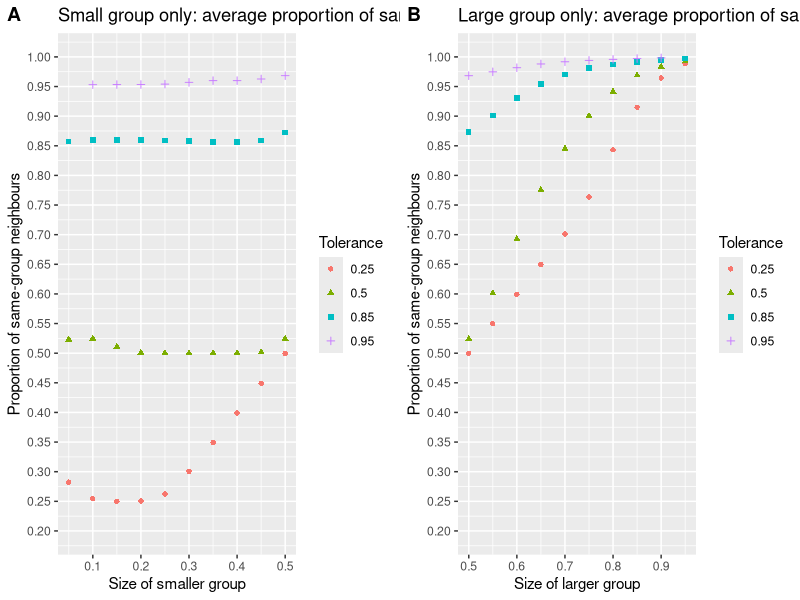
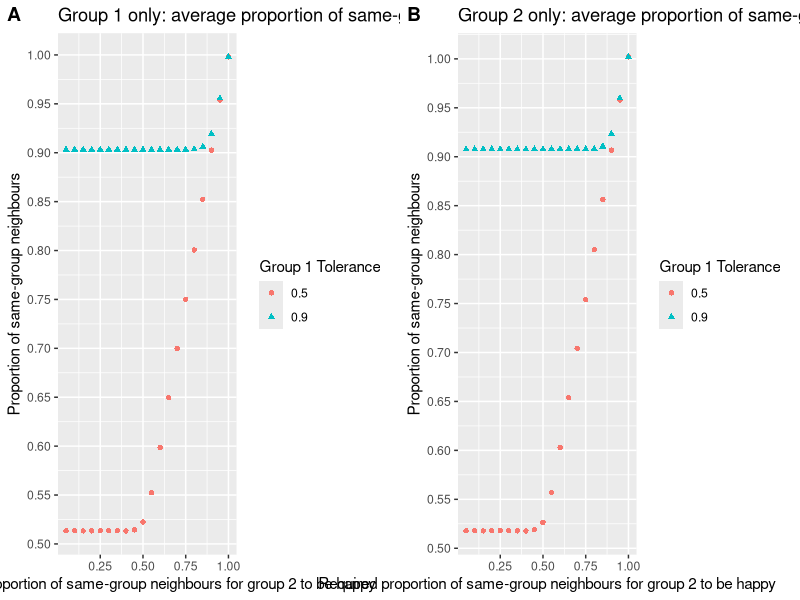
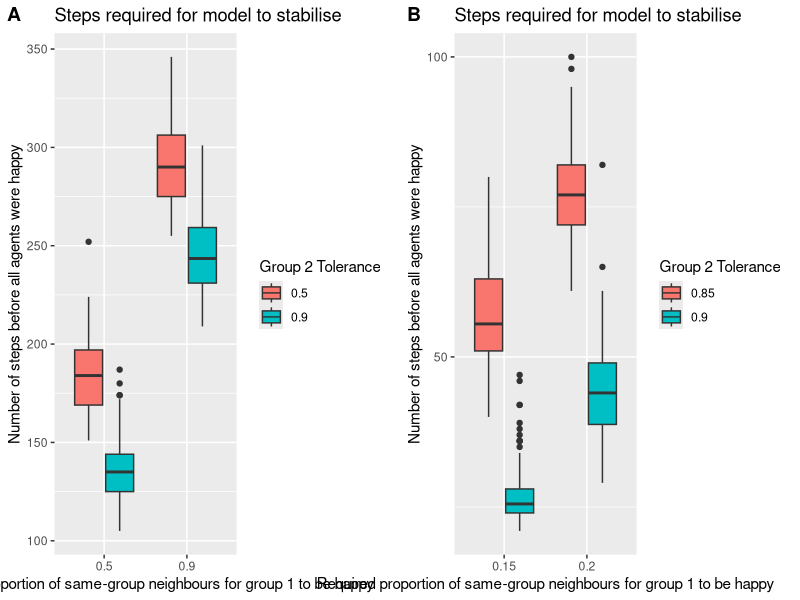

Reproduce these figures in R, in order. (Note: this script raises an error after producing the figures.)
setwd("~/GitHub/ABM_polarisation/ABM data")

tolerance_test <- read.csv("tolerance-test-100-runs.csv",header = T)
tolerance_test$Tolerance_factor <- as.factor(tolerance_test$Tolerance)

group_size_test <- read.csv("group_size_1000_steps.csv",header=T)
group_size_test$Size_factor <- as.factor(group_size_test$Size)
group_size_test$Tolerance_factor <- as.factor(group_size_test$Tolerance)

asymmetric <- read.csv("asymmetric-tolerance.csv",header=T)
asymmetric$Group1_tolerance_factor <- as.factor(asymmetric$g1_t)
asymmetric$g2_t_factor < - as.factor(asymmetric$g2_t)

minority <- read.csv("weak_minority_preferences.csv",header=T)
minority$g1_t_factor <- as.factor(minority$g1_t)
minority$g2_t_factor <- as.factor(minority$g2_t)



library(ggplot2)
library(dplyr)
library(cowplot)
library(xtable)


#tolerance testing
tolerance_stabilisation <- ggplot(tolerance_test, aes(x=Tolerance_factor, y=Coherence)) + 
  geom_boxplot() + 
  labs(title = "Steps required for model to stabilise",x = "Required proportion of same-group neighbours to be happy", y = "Number of steps before all agents were happy") +
  scale_y_continuous(breaks = seq(0, 60, by = 10))

tolerance_similarity <- ggplot(tolerance_test, aes(x=Tolerance_factor, y=Similaity_ratio
)) + 
  geom_boxplot()+ 
  labs(title = "Per-run average proportion of agent's same-group neighbours",x = "Required proportion of same-group neighbours to be happy", y = "Proportion of same-group neighbours") +
  scale_y_continuous(breaks = seq(0, 1, by = 0.05))


tolerance_dimension <- ggplot(tolerance_test, aes(x=Tolerance_factor, y=Dimension
)) + 
  geom_boxplot()+ 
  labs(title = "Embedded dimensionality of the network",x = "Required proportion of same-group neighbours to be happy", y = "Dimensionality") +
  scale_y_continuous(breaks = seq(0, 2, by=1))

#tolerance_test %>% group_by(Tolerance_factor) %>% summarize(m = mean(Similaity_ratio), c = mean(Coherence), d = mean(Dimension)) -> average_tolerances
#average_tolerances$Tolerance <- c(0.05,0.1,0.15,0.2,0.25,0.3,0.35,0.4,0.45,0.5,0.55,0.6,0.65,0.7,0.75,0.8,0.85,0.9,0.95,1)
#average_tolerances$diff <- (average_tolerances$m - average_tolerances$Tolerance)
#tolerance_similarity_baseline <- ggplot(average_tolerances,aes(x = Tolerance, y = m)) + geom_point()
#tolerance_similarity_difference <- ggplot(average_tolerances,aes(x = Tolerance, y = diff)) + geom_point()

tolerance_test %>% group_by(Tolerance) %>% summarize(Similarity = mean(Similaity_ratio), Dimension = mean(Dimension), Stabilisation = mean(Coherence))-> tolerance_average 

xtable(tolerance_average)

#group size testing
group_size_test %>% filter(Coherence > 0) -> size_finished_runs


size_stabilisation <- ggplot(size_finished_runs, aes(x=Size_factor, y=Coherence,fill=Tolerance_factor
)) + 
  geom_boxplot()+   
  labs(title = "Steps required for model to stabilise",x = "Size of smaller group", y = "Number of steps before all agents were happy") +
  scale_y_continuous(breaks = seq(0, 1000, by = 100))  +
  scale_fill_discrete("Tolerance")

size_finished_runs %>% group_by(Tolerance,Size) %>% summarize(m = mean(Similarity), d = mean(Dimension), g1 = mean(Group1_similarity), g2 = mean(Group2_similarity)) -> average_size

#size_similarity_all <- ggplot(size_finished_runs, aes(x=Size_factor, y=Similarity,fill=Tolerance_factor
#)) + 
#  geom_boxplot()
#size_similarity_group1 <- ggplot(size_finished_runs, aes(x=Size_factor, y=Group1_similarity
#,fill=Tolerance_factor
#)) + 
#  geom_boxplot()
#size_similarity_group2 <- ggplot(size_finished_runs, aes(x=Size_factor, y=Group2_similarity
#,fill=Tolerance_factor
#)) + 
#  geom_boxplot()


group_size_test %>% filter(Coherence > 0) %>% group_by(Size,Tolerance) %>% summarize(m = mean(Similarity), c = mean(Coherence), g1 = mean(Group1_similarity),g2 = mean(Group2_similarity),d = mean(Dimension)) -> average_group_size
average_group_size$diff = (average_group_size$m - average_group_size$Tolerance)
average_group_size$diff1 = (average_group_size$g1 - average_group_size$Tolerance)
average_group_size$diff2 = (average_group_size$g2 - average_group_size$Tolerance)
average_group_size$Tolerance_factor = as.factor(average_group_size$Tolerance)


size_dimension <- ggplot(average_group_size, aes(x=Size, y=d,col=Tolerance_factor,shape=Tolerance_factor
)) + 
  geom_point()+   
  labs(title = "Embedded dimensionality",x = "Size of smaller group", y = "Dimension") +
  scale_y_continuous(breaks = seq(0, 2, by = 0.5)) +
  scale_color_discrete("Tolerance") +
  scale_shape_discrete("Tolerance")


xtable(average_group_size)

size_similarity_baseline <- ggplot(average_group_size,aes(x = Size, y = m,col=Tolerance_factor,shape=Tolerance_factor)) + 
  geom_point() +
  labs(title = "Average proportion of same-group neighbours",x = "Size of smaller group", y = "Proportion of same-group neighbours") +
  scale_y_continuous(breaks = seq(0, 1, by = 0.05))


size_similarity_small_group <- ggplot(average_group_size,aes(x = Size, y = g1,col=Tolerance_factor,shape=Tolerance_factor)) + geom_point() +
labs(title = "Small group only: average proportion of same-group neighbours",x = "Size of smaller group", y = "Proportion of same-group neighbours") +
  scale_y_continuous(breaks = seq(0, 1, by = 0.05),limits = c(0.2,1)) +
  scale_color_discrete("Tolerance") +
  scale_shape_discrete("Tolerance")


average_group_size$large_group <- (1-average_group_size$Size)
size_similarity_large_group <- ggplot(average_group_size,aes(x = large_group, y = g2,col=Tolerance_factor,shape=Tolerance_factor)) + geom_point() +
  labs(title = "Large group only: average proportion of same-group neighbours",x = "Size of larger group", y = "Proportion of same-group neighbours") +
  scale_y_continuous(breaks = seq(0, 1, by = 0.05),limits = c(0.2,1)) +
  scale_color_discrete("Tolerance") +
  scale_shape_discrete("Tolerance")

plot_grid(size_similarity_small_group,size_similarity_large_group,labels="AUTO")

#DOESN'T WORK  
#size_dimension <- ggplot(group_size_test, aes(x=Size, y=Dimension,fill=Tolerance_factor
#)) + 
  #geom_boxplot()+   
  #labs(title = "Embedded dimensionality",x = "Size of smaller group", y = "Dimension") +
  #scale_y_continuous(breaks = seq(0, 2, by=1)) +
  #scale_color_discrete("Tolerance") +
  #scale_shape_discrete("Tolerance")



#size_similarity_all_difference <- ggplot(average_group_size,aes(x = Size, y = diff,col=Tolerance_factor,shape=Tolerance_factor)) + 
#  geom_point()
  
#size_similarity_g1_difference <- ggplot(average_group_size,aes(x = Size, y = diff1,col=Tolerance_factor,shape=Tolerance_factor)) + geom_point()
#size_similarity_g2_difference <- ggplot(average_group_size,aes(x = Size, y = diff2,col=Tolerance_factor,shape=Tolerance_factor)) + geom_point()

#asymmetric tolerance testing
asymmetric %>% group_by(g1_t,g2_t) %>% summarize(m = mean(Similaity_ratio), c = mean(Coherence), g1 = mean(g1_similarity),g2 = mean(g2_similarity),d = mean(Dimension),) -> asymmetric_average
asymmetric_average$Group1_tolerance_factor <- as.factor(asymmetric_average$g1_t)
asymmetric_stabilisation <- ggplot(asymmetric_average,aes(x = g2_t, y = c,colour = Group1_tolerance_factor,shape=Group1_tolerance_factor)) + geom_point() +
labs(title = "Steps required for model to stabilise",x = "Required proportion of same-group neighbours for group 2 to be happy", y = "Number of steps before all agents were happy") +
  scale_y_continuous(breaks = seq(0, 100, by = 10)) +
  scale_color_discrete("Group 1 Tolerance") +
  scale_shape_discrete("Group 1 Tolerance") 

asymmetric_similarity_all <- ggplot(asymmetric_average,aes(x = g2_t, y = m,col=Group1_tolerance_factor,shape=Group1_tolerance_factor)) + geom_point() +
  labs(title = "Average proportion of same-group neighbours",x = "Required proportion of same-group neighbours for group 2 to be happy", y = "Proportion of same-group neighbours") +
  scale_y_continuous(breaks = seq(0, 1, by = 0.05))+
  scale_color_discrete("Group 1 Tolerance") +
  scale_shape_discrete("Group 1 Tolerance") 


asymmetric_similarity_group1_fixed <- ggplot(asymmetric_average,aes(x = g2_t, y = g1,col=Group1_tolerance_factor,shape=Group1_tolerance_factor)) + geom_point() +
  labs(title = "Group 1 only: average proportion of same-group neighbours",x = "Required proportion of same-group neighbours for group 2 to be happy", y = "Proportion of same-group neighbours") +
  scale_y_continuous(breaks = seq(0, 1, by = 0.05))+
  scale_color_discrete("Group 1 Tolerance") +
  scale_shape_discrete("Group 1 Tolerance") 


asymmetric_similarity_group2_changing <- ggplot(asymmetric_average,aes(x = g2_t, y = g2,col=Group1_tolerance_factor,shape=Group1_tolerance_factor)) + geom_point() +
  labs(title = "Group 2 only: average proportion of same-group neighbours",x = "Required proportion of same-group neighbours for group 2 to be happy", y = "Proportion of same-group neighbours") +
  scale_y_continuous(breaks = seq(0, 1, by = 0.05))+
  scale_color_discrete("Group 1 Tolerance") +
  scale_shape_discrete("Group 1 Tolerance") 

plot_grid(asymmetric_similarity_group1_fixed,asymmetric_similarity_group2_changing,labels="AUTO")

xtable(asymmetric_average)

asymmetric_dimension <- ggplot(asymmetric_average,aes(x = g2_t, y = d,colour = Group1_tolerance_factor,shape=Group1_tolerance_factor)) + geom_point() +
  labs(title = "Embedded dimensionality",x = "Required proportion of same-group neighbours for group 2 to be happy", y = "Dimension") +
  scale_y_continuous(breaks = seq(0, 2, by = 0.5)) +
  scale_color_discrete("Group 1 Tolerance") +
  scale_shape_discrete("Group 1 Tolerance") 

#asymmetric_average$diff1 = (asymmetric_average$g1 - asymmetric_average$g1_t)
#asymmetric_average$diff2 = (asymmetric_average$g2 - asymmetric_average$g2_t)
#asymmetric_g1_difference <- ggplot(asymmetric_average,aes(x = g2_t, y = diff1,col=g1_t_factor,shape=g1_t_factor)) + geom_point()
#asymmetric_g2_difference <- ggplot(asymmetric_average,aes(x = g2_t, y = diff2,col=g1_t_factor,shape=g1_t_factor)) + geom_point()

#weak minority preferences testing
minority %>% group_by(g1_t,g2_t) %>% summarize(m = mean(Similarity), c = mean(Coherence), g1 = mean(Group1_similarity),g2 = mean(Group2_similarity)) -> minority_average
minority_average$Group1_tolerance_factor <- as.factor(minority_average$g1_t)
minority_average$Group2_tolerance_factor <- as.factor(minority_average$g2_t)
minority_average %>% filter(!g1_t %in% c(0.5,0.9)) -> minority_average_small
minority_average %>% filter(g1_t %in% c(0.5,0.9)) -> minority_average_large 

minority %>% filter(!g1_t %in% c(0.5,0.9)) -> minority_small
minority %>% filter(g1_t %in% c(0.5,0.9)) -> minority_large


minority_stabilisation_large <- ggplot(minority_large, aes(x=g1_t_factor, y=Coherence,fill=g2_t_factor)) + 
  geom_boxplot() + 
  labs(title = "Steps required for model to stabilise",x = "Required proportion of same-group neighbours for group 1 to be happy", y = "Number of steps before all agents were happy") +
  scale_y_continuous(breaks = seq(0, 500, by = 50)) +
  scale_fill_discrete("Group 2 Tolerance")

minority_stabilisation_small <- ggplot(minority_small, aes(x=g1_t_factor, y=Coherence,fill=g2_t_factor)) + 
  geom_boxplot() + 
  labs(title = "Steps required for model to stabilise",x = "Required proportion of same-group neighbours for group 1 to be happy", y = "Number of steps before all agents were happy") +
  scale_y_continuous(breaks = seq(0, 500, by = 50)) +
  scale_fill_brewer(palette="Dark2") +
  scale_fill_discrete("Group 2 Tolerance")

plot_grid(minority_stabilisation_large,minority_stabilisation_small,labels="AUTO")


minority_average %>% filter(!g1_t %in% c(0.5,0.9)) -> minority_average_small
minority_average %>% filter(g1_t %in% c(0.5,0.9)) -> minority_average_large 

xtable(minority_average_large)
xtable(minority_average_small)


minority_average_similarity <- ggplot(minority_average, aes(x=Group1_tolerance_factor, y=m,color=Group2_tolerance_factor,shape = Group2_tolerance_factor)) + 
  geom_point() + 
  labs(title = "Average proportion of same-group neighbours",x = "Required proportion of same-group neighbours for group 1 to be happy", y = "Proportion of same-group neighbours") +
  scale_y_continuous(breaks = seq(0, 1, by = 0.05))

minority_similarity_small <- ggplot(minority_average_small, aes(x=Group1_tolerance_factor, y=m,color=Group2_tolerance_factor,shape = Group2_tolerance_factor)) + 
  geom_point() + 
  labs(title = "Average proportion of same-group neighbours",x = "Required proportion of same-group neighbours for group 1 to be happy", y = "Proportion of same-group neighbours") +
  scale_y_continuous(breaks = seq(0, 1, by = 0.01))  +
  scale_color_brewer(palette="Dark2")+
  scale_color_discrete("Group 2 Tolerance") +
  scale_shape_discrete("Group 2 Tolerance") 


minority_similarity_large <- ggplot(minority_average_large, aes(x=Group1_tolerance_factor, y=m,color=Group2_tolerance_factor,shape = Group2_tolerance_factor)) + 
  geom_point() + 
  labs(title = "Average proportion of same-group neighbours",x = "Required proportion of same-group neighbours for group 1 to be happy", y = "Proportion of same-group neighbours") +
  scale_y_continuous(breaks = seq(0, 1, by = 0.025)) 
  scale_color_discrete("Group 2 Tolerance") +
  scale_shape_discrete("Group 2 Tolerance") 


plot_grid(minority_similarity_large,minority_similarity_small,labels="AUTO")


minority_group1_similarity <- ggplot(minority_average_small, aes(x=Group1_tolerance_factor, y=g1,color=Group2_tolerance_factor,shape = Group2_tolerance_factor)) + 
  geom_point() + 
  labs(title = "Group 1 only: average proportion of same-group neighbours",x = "Required proportion of same-group neighbours for group 1 to be happy", y = "Proportion of same-group neighbours") +
  scale_y_continuous(breaks = seq(0, 1, by = 0.01))  +
  scale_color_brewer(palette="Dark2") +
 scale_color_discrete("Group 2 Tolerance") +
  scale_shape_discrete("Group 2 Tolerance") 

minority_group2_similarity <- ggplot(minority_average_small, aes(x=Group1_tolerance_factor, y=g2,color=Group2_tolerance_factor,shape = Group2_tolerance_factor)) + 
  geom_point() + 
  labs(title = "Group 2 only: average proportion of same-group neighbours",x = "Required proportion of same-group neighbours for group 1 to be happy", y = "Proportion of same-group neighbours") +
  scale_y_continuous(breaks = seq(0, 1, by = 0.01)) +
  scale_color_discrete("Group 2 Tolerance") +
  scale_shape_discrete("Group 2 Tolerance") 


plot_grid(minority_group1_similarity,minority_group2_similarity,labels="AUTO")

minority_group1_similarity_large <- ggplot(minority_average_large, aes(x=Group1_tolerance_factor, y=g1,color=Group2_tolerance_factor,shape = Group2_tolerance_factor)) + 
  geom_point() + 
  labs(title = "Group 1 only: average proportion of same-group neighbours",x = "Required proportion of same-group neighbours for group 1 to be happy", y = "Proportion of same-group neighbours") +
  scale_y_continuous(breaks = seq(0, 1, by = 0.05))  +
  scale_color_brewer(palette="Dark2") +
  scale_color_discrete("Group 2 Tolerance") +
  scale_shape_discrete("Group 2 Tolerance") 

minority_group2_similarity_large <- ggplot(minority_average_large, aes(x=Group1_tolerance_factor, y=g2,color=Group2_tolerance_factor,shape = Group2_tolerance_factor)) + 
  geom_point() + 
  labs(title = "Group 2 only: average proportion of same-group neighbours",x = "Required proportion of same-group neighbours for group 1 to be happy", y = "Proportion of same-group neighbours") +
  scale_y_continuous(breaks = seq(0, 1, by = 0.01)) +
  scale_color_discrete("Group 2 Tolerance") +
  scale_shape_discrete("Group 2 Tolerance") 

plot_grid(minority_group1_similarity_large,minority_group2_similarity_large,labels="AUTO")
